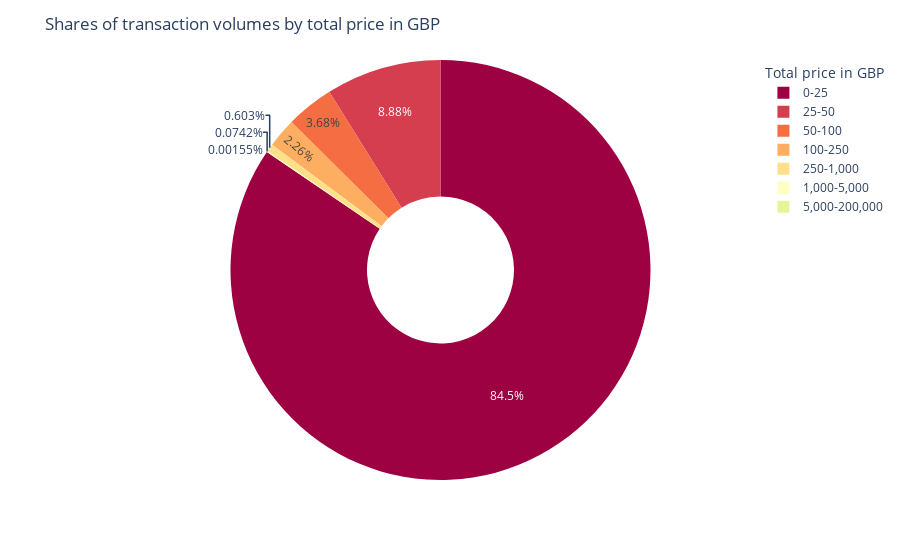

The notebook cell saved with this chart:
### Code cell
fig = px.pie(order_volume_df, values='Count', names='Price_total',
             color_discrete_sequence=px.colors.diverging.Spectral, hole=.35)
fig.update_layout(title='Shares of transaction volumes by total price in GBP',
            legend_title="Total price in GBP")
fig.show()

### Figure 1 — Plotly figure (JSON) as saved in the notebook; plotly's stock layout.template omitted (floating-point values rounded to 4 significant figures)
{"data": [{"domain": {"x": [0, 1], "y": [0, 1]}, "hole": 0.35, "hovertemplate": "Price_total=%{label}<br>Count=%{value}<extra></extra>", "labels": ["0-25", "25-50", "50-100", "100-250", "250-1,000", "1,000-5,000", "5,000-200,000"], "legendgroup": "", "name": "", "showlegend": true, "type": "pie", "values": [327829, 34453, 14269, 8763, 2338, 288, 6]}], "layout": {"autosize": true, "legend": {"title": {"text": "Total price in GBP"}, "tracegroupgap": 0}, "margin": {"t": 60}, "piecolorway": ["rgb(158,1,66)", "rgb(213,62,79)", "rgb(244,109,67)", "rgb(253,174,97)", "rgb(254,224,139)", "rgb(255,255,191)", "rgb(230,245,152)", "rgb(171,221,164)", "rgb(102,194,165)", "rgb(50,136,189)", "rgb(94,79,162)"], "title": {"text": "Shares of transaction volumes by total price in GBP"}}}
